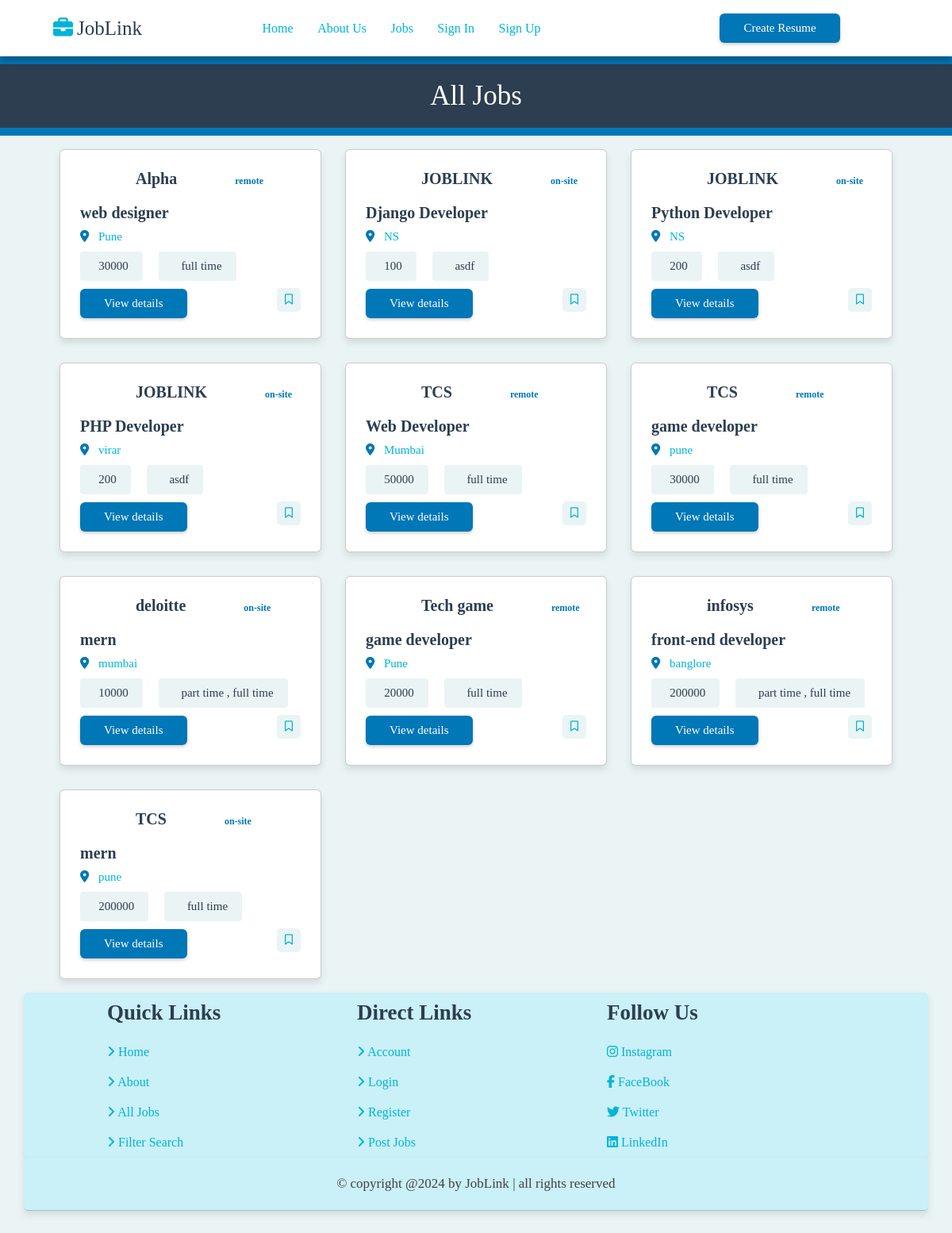
Screenshot of /jobs/ with the database file from the repository.
### job/models.py (models this page shows)
class Postjob(models.Model):
    employer = models.ForeignKey(Emp_account, on_delete=models.CASCADE,null=True)
    company_name = models.CharField(max_length=100)
    title = models.CharField(max_length=100)
    work_mode = models.CharField(max_length=50)
    city = models.CharField(max_length=50, null=True, blank=True)
    street_address = models.CharField(max_length=100)
    minimum_salary = models.IntegerField()
    maximum_salary = models.IntegerField()
    rate_period = models.CharField(max_length=20)
    benefits = models.TextField()
    job_type = models.CharField(max_length=50)
    schedule = models.CharField(max_length=50)
    education = models.CharField(max_length=100)
    experience = models.CharField(max_length=100)
    skills = models.TextField()
    description = models.TextField()
    mobile_no = models.IntegerField()
    email = models.EmailField()

### job/views.py (the view)
# urls.py: path('jobs/', views.jobs, name='jobs'),
def jobs(request):
    if request.method == "GET":
        company_query = request.GET.get("company")
        location_query = request.GET.get("location")
        category_query = request.GET.get("categories")
        jobs = Postjob.objects.none()
        company_filter = (
            Q(company_name__icontains=company_query) if company_query else Q()
        )
        location_filter = Q(city__icontains=location_query) if location_query else Q()
        category_filter = Q(skills__icontains=category_query) if category_query else Q()
        filter_query = company_filter | location_filter | category_filter
        jobs = Postjob.objects.filter(filter_query)
        print(jobs)  # Print the filtered queryset for debugging
        return render(request, "jobs.html", {"jobs": jobs})

### templates/jobs.html (shortened to what this page needs)
{%extends "base.html"%}
{% load static %}
{% block content %}
<div class="heading-title">All Jobs</div>
<section class="job-container">
    <div class="box-container">
        {% for d in jobs %}
        <div class="box">
            <div class="company">
                <div>
                    <h3>{{d.company_name}}</</h3>
                    <span>{{d.work_mode}}</span>
                </div>
            </div>
            <h3 class="jobs-title">{{d.title}}</h3>
            <p class="location"><i class="fa-solid fa-location-dot"></i>
                <span>{{ d.city }}</span>
            </p>
            <div class="tags">
                <p><i class="fa-solid fa-indian-rupee-sign"></i>
                    <span>{{d.minimum_salary}}</span>
                </p>
                <p><i class="fa-solid fa-briefcase"></i>
                    <span>{{d.job_type}}</span>
                </p>
            </div>
            <div class="flex-btn">
                <a href="/view_job?id={{d.id}}" class="btn">View details</a>
                <button type="submit" class="fa-regular fa-bookmark" name="save"></button>
            </div>
        </div>
        {% endfor %}
    </div>
</section>
{% endblock %}

### static/style.css (style rules this page uses)
:root { --main-color: #0077b6; --red: rgb(233, 0, 0); --light-color: #00B4D8; --black: #2c3e50; --light-bg: #eaf4f4; --white: white; --box-shadow: 0 .5rem 1rem rgba(0, 0, 0, .1); --border: .1rem solid rgba(0, 0, 0, .2); }
* { margin: 0; padding: 0; box-sizing: border-box; text-decoration: none; outline: none; border: none; }
html { font-size: 62.5%; overflow-x: hidden; }
body { background-color: var(--light-bg); }
section { padding: 1.7rem; margin: 0 auto; max-width: 1100px; }
.btn { margin-top: 1rem; display: inline-block; padding: 1rem 3rem; font-size: 1.5rem; color: var(--white); background-color: var(--main-color); border-radius: .6rem; text-align: center; box-shadow: 0px 2px 4px rgba(0, 0, 0, 0.2); }
.flex-btn { display: flex; align-items: center; justify-content: space-between; column-gap: 1rem; flex-wrap: wrap; }

### templates/jobs.html (style rules this page uses)
.heading-title { border-top: 1rem solid var(--main-color); border-bottom: 1rem solid var(--main-color); background-color: var(--black); color: var(--white); text-align: center; padding: 2rem 2rem; font-size: 3.5rem; }
.job-container .box-container { display: grid; grid-template-columns: repeat(auto-fit, 33rem); gap: 3rem; align-items: flex-start; justify-content: center; }
.job-container .box-container .box { background-color: var(--white); border-radius: .6rem; border: var(--border); padding: 2.5rem; box-shadow: var(--box-shadow); }
.job-container .box-container .box .company { display: flex; align-items: center; gap: 1.2rem; margin-bottom: 1.5rem; }
.job-container .box-container .box .company h3 { padding-left: 70px; font-size: 2rem; color: var(--black); text-overflow: ellipsis; padding-bottom: .5rem; }
.job-container .box-container .box .company span { padding-left: 68px; color: var(--main-color); font-size: 1.2rem; }
.job-container .box-container .box .jobs-title { font-size: 2rem; color: var(--black); overflow-x: hidden; }
.job-container .box-container .box .location { padding: 1rem 0; font-size: 1.5rem; color: var(--light-color); }
.job-container .box-container .box .location i { margin-right: 8px; color: var(--main-color); }
.job-container .box-container .box .tags { display: flex; flex-wrap: wrap; gap: 2rem; }
.job-container .box-container .box .tags p { padding: 1rem; border-radius: .4rem; background-color: var(--light-bg); font-size: 1.5rem; color: var(--light-bg); }
.job-container .box-container .box .tags p span { margin-right: 8px; color: var(--black); }
.job-container .box-container .box .fa-bookmark { background-color: var(--light-bg); border-radius: .5rem; color: var(--light-color); width: 3rem; height: 3rem; }

### rows the page displays
Postjob: company_name "Alpha", work_mode "remote", title "web designer", city "Pune", minimum_salary "30000", job_type "full time"
Postjob: company_name "JOBLINK", work_mode "on-site", title "Django Developer", city "NS", minimum_salary "100", job_type "asdf"
Postjob: company_name "JOBLINK", work_mode "on-site", title "Python Developer", city "NS", minimum_salary "200", job_type "asdf"
Postjob: company_name "JOBLINK", work_mode "on-site", title "PHP Developer", city "virar", minimum_salary "200", job_type "asdf"
Postjob: company_name "TCS", work_mode "remote", title "Web Developer", city "Mumbai", minimum_salary "50000", job_type "full time"
Postjob: company_name "TCS", work_mode "remote", title "game developer", city "pune", minimum_salary "30000", job_type "full time"
Postjob: company_name "deloitte", work_mode "on-site", title "mern", city "mumbai", minimum_salary "10000", job_type "part time , full time"
Postjob: company_name "Tech game", work_mode "remote", title "game developer", city "Pune", minimum_salary "20000", job_type "full time"
Postjob: company_name "infosys", work_mode "remote", title "front-end developer", city "banglore", minimum_salary "200000", job_type "part time , full time"
Postjob: company_name "TCS", work_mode "on-site", title "mern", city "pune", minimum_salary "200000", job_type "full time"
